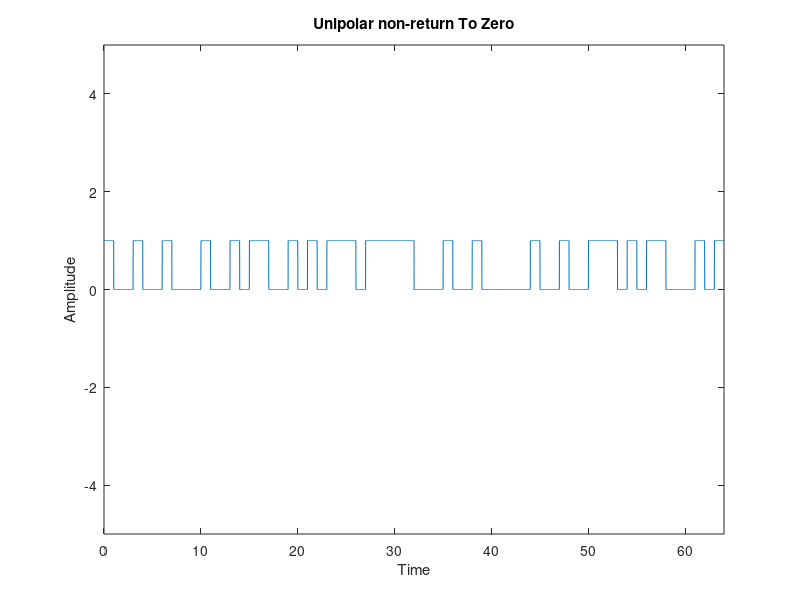

Source code (MATLAB):
clear; clc
Z= randi([0 1],1,64);
for m=1:length(Z)
    if Z(m)==1
        XY(m)=1;
    else
        XY(m)=0;
    end
end
i=1;
T=0:0.01:length(Z);
for j=1:length(T)
    if T(j)<=i
    else
    i=i+1;
    end
    Y(j)=XY(i);
end
plot(T,Y);
axis([0 length(Z) -5 5]);
xlabel('Time');
ylabel('Amplitude');
title('Unipolar non-return To Zero');
